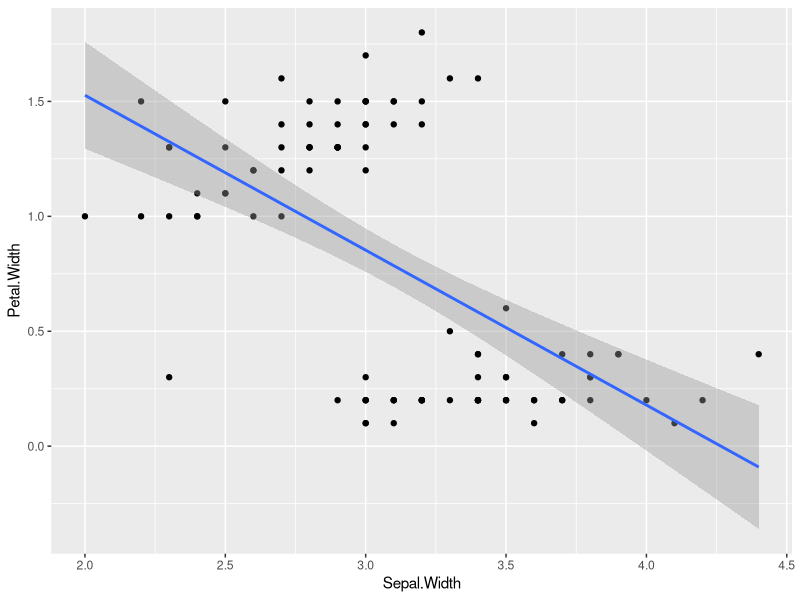
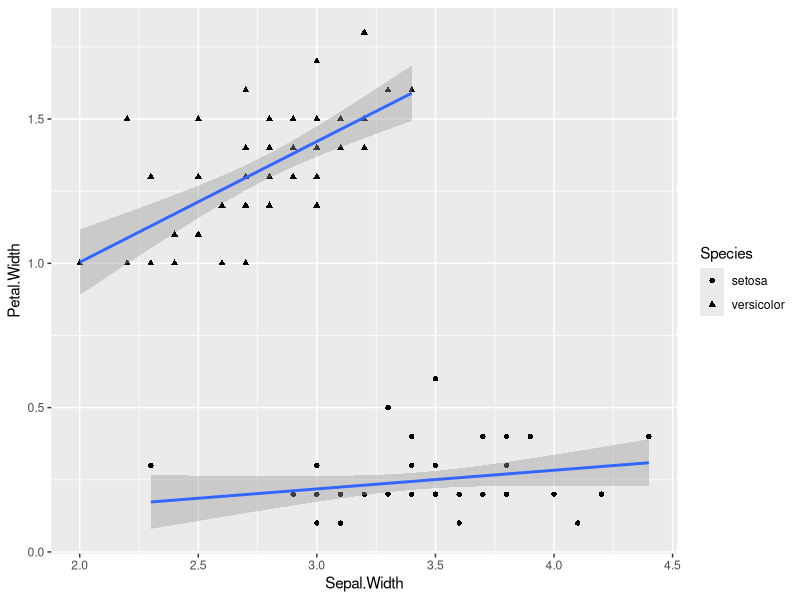
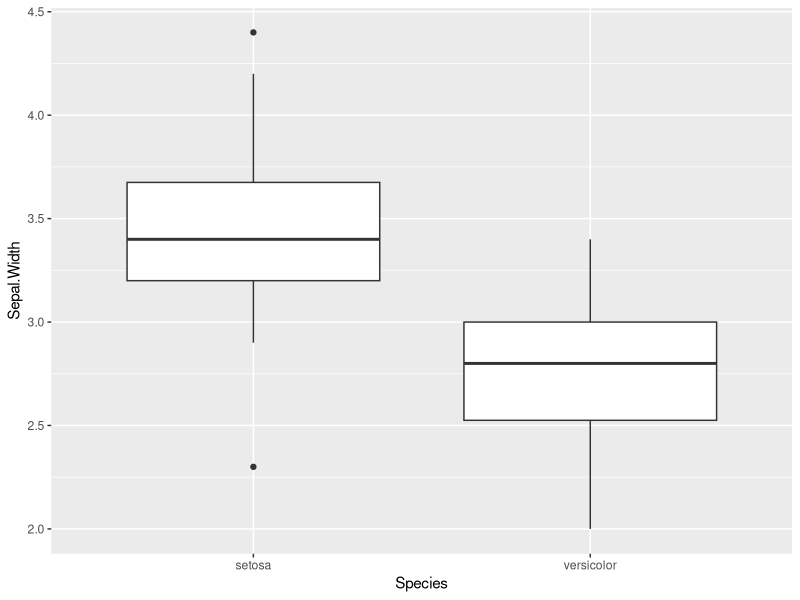
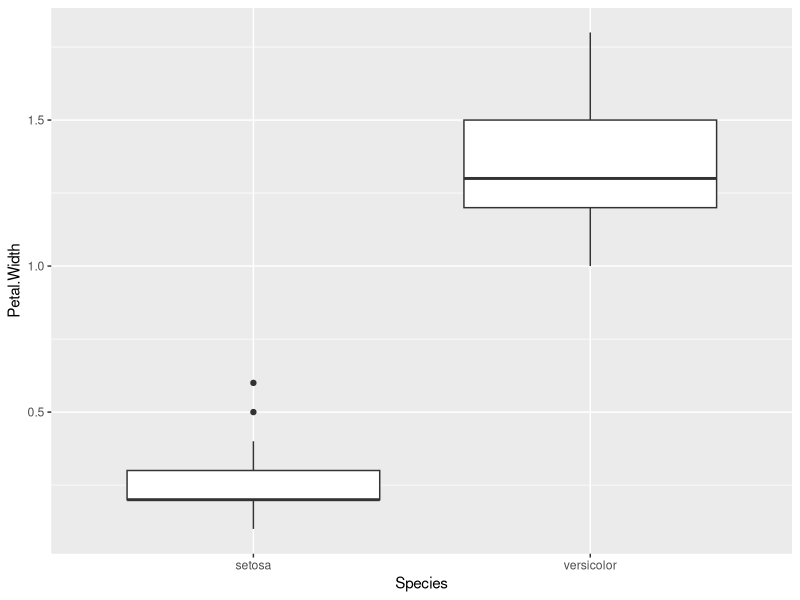

Here is the R script that generated these plots, in order:

library(ggplot2)
library(dplyr)

ir1 <- iris

head(ir1)

## focus on two species
ir2 <- ir1 %>% filter(Species=="setosa"|Species=="versicolor")
head(ir2)

## plot petal.width vs sepal.width with linear model line
ggplot(ir2, aes(x=Sepal.Width, y=Petal.Width))+geom_point()+
  geom_smooth(method='lm')

## check correlation - negative
cor(ir2$Sepal.Width, ir2$Petal.Width)
cor.test(ir2$Sepal.Width, ir2$Petal.Width)

## create model of petal.width based on sepal.width
model1 <- lm(ir2$Petal.Width~ir2$Sepal.Width)
## review model - negative coefficient on sepal.width (as expected, given negative correlation)
## relatively low adjusted r-sq at 0.32 but statistically significant
summary(model1)

## split out two species and show lm lines for each
## positive relationships for petal.width when species taken into account
ggplot(ir2, aes(x=Sepal.Width, y=Petal.Width, shape=Species))+geom_point()+
  geom_smooth(method='lm')

## identify species as either 1 for setosa and 0 for versicolor
ir3 <- ir2 %>%
  mutate(spec=ifelse(Species=="setosa",1,0))

## create model that takes into account species
model2 <- lm(ir3$Petal.Width~ir3$Sepal.Width+ir3$spec)
## now a positive coefficient for sepal.width, as expected
## very high adjusted r-sq at 0.94
summary(model2)

## RESULTS FROM ABOVE
## if we know sepal width and species, we can predict petal width with pretty good accuracy

## another question: what metric or combination of metrics will enable us to make a good guess at species?

## boxplot on sepal.width shows sepal.width above 3 is probably setosa, with small chance of versicolor
## and below 3 is probably versicolor with small chance of setosa
ggplot(ir2, aes(x=Species,y=Sepal.Width))+geom_boxplot()
## boxplot on petal.width shows that petal width above 1 is versicolor, below 1 is setosa
ggplot(ir2, aes(x=Species,y=Petal.Width))+geom_boxplot()

## WHAT I WANT TO KNOW IS:
## what are the techniques for determining more certainly where to draw the lines
## - logistic regression on petal.width ?
## - clustering to establish break-points?

